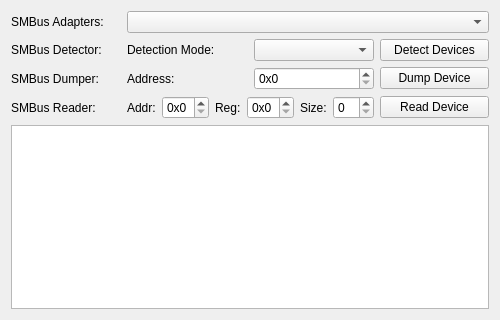
<?xml version="1.0" encoding="UTF-8"?>
<ui version="4.0">
 <class>OpenRGBSystemInfoPage</class>
 <widget class="QFrame" name="OpenRGBSystemInfoPage">
  <property name="geometry">
   <rect>
    <x>0</x>
    <y>0</y>
    <width>500</width>
    <height>320</height>
   </rect>
  </property>
  <property name="windowTitle">
   <string notr="true">System Info Page</string>
  </property>
  <layout class="QGridLayout" name="gridLayout">
   <item row="0" column="0">
    <widget class="QLabel" name="SMBusAdaptersLabel">
     <property name="text">
      <string>SMBus Adapters:</string>
     </property>
    </widget>
   </item>
   <item row="2" column="1">
    <widget class="QLabel" name="DumpAddressLabel">
     <property name="text">
      <string>Address:</string>
     </property>
    </widget>
   </item>
   <item row="3" column="3">
    <widget class="QPushButton" name="ReadButton">
     <property name="text">
      <string>Read Device</string>
     </property>
    </widget>
   </item>
   <item row="4" column="0" colspan="4">
    <widget class="QPlainTextEdit" name="SMBusDataText"/>
   </item>
   <item row="2" column="0">
    <widget class="QLabel" name="SMBusDumpLabel">
     <property name="text">
      <string>SMBus Dumper:</string>
     </property>
    </widget>
   </item>
   <item row="2" column="2">
    <widget class="QSpinBox" name="DumpAddressBox">
     <property name="suffix">
      <string/>
     </property>
     <property name="prefix">
      <string>0x</string>
     </property>
     <property name="maximum">
      <number>255</number>
     </property>
     <property name="displayIntegerBase">
      <number>16</number>
     </property>
    </widget>
   </item>
   <item row="1" column="0">
    <widget class="QLabel" name="SMBusDetectorLabel">
     <property name="text">
      <string>SMBus Detector:</string>
     </property>
    </widget>
   </item>
   <item row="0" column="1" colspan="3">
    <widget class="QComboBox" name="SMBusAdaptersBox"/>
   </item>
   <item row="1" column="1">
    <widget class="QLabel" name="SMBusDetectModeLabel">
     <property name="text">
      <string>Detection Mode:</string>
     </property>
    </widget>
   </item>
   <item row="1" column="2">
    <widget class="QComboBox" name="SMBusDetectionModeBox"/>
   </item>
   <item row="1" column="3">
    <widget class="QPushButton" name="DetectButton">
     <property name="text">
      <string>Detect Devices</string>
     </property>
    </widget>
   </item>
   <item row="2" column="3">
    <widget class="QPushButton" name="DumpButton">
     <property name="text">
      <string>Dump Device</string>
     </property>
    </widget>
   </item>
   <item row="3" column="0">
    <widget class="QLabel" name="SMBusReaderLabel">
     <property name="text">
      <string>SMBus Reader:</string>
     </property>
    </widget>
   </item>
   <item row="3" column="1" colspan="2">
    <layout class="QHBoxLayout" name="horizontalLayout">
     <item>
      <widget class="QLabel" name="ReadAddressLabel">
       <property name="text">
        <string>Addr:</string>
       </property>
      </widget>
     </item>
     <item>
      <widget class="QSpinBox" name="ReadAddressBox">
       <property name="prefix">
        <string>0x</string>
       </property>
       <property name="maximum">
        <number>255</number>
       </property>
       <property name="displayIntegerBase">
        <number>16</number>
       </property>
      </widget>
     </item>
     <item>
      <widget class="QLabel" name="ReadRegisterLabel">
       <property name="text">
        <string>Reg:</string>
       </property>
      </widget>
     </item>
     <item>
      <widget class="QSpinBox" name="ReadRegisterBox">
       <property name="prefix">
        <string>0x</string>
       </property>
       <property name="maximum">
        <number>255</number>
       </property>
       <property name="displayIntegerBase">
        <number>16</number>
       </property>
      </widget>
     </item>
     <item>
      <widget class="QLabel" name="ReadSizeLabel">
       <property name="text">
        <string>Size:</string>
       </property>
      </widget>
     </item>
     <item>
      <widget class="QSpinBox" name="ReadSizeBox"/>
     </item>
    </layout>
   </item>
  </layout>
 </widget>
 <tabstops>
  <tabstop>SMBusAdaptersBox</tabstop>
  <tabstop>SMBusDetectionModeBox</tabstop>
  <tabstop>DetectButton</tabstop>
  <tabstop>DumpAddressBox</tabstop>
  <tabstop>DumpButton</tabstop>
  <tabstop>SMBusDataText</tabstop>
 </tabstops>
 <resources/>
 <connections/>
</ui>
